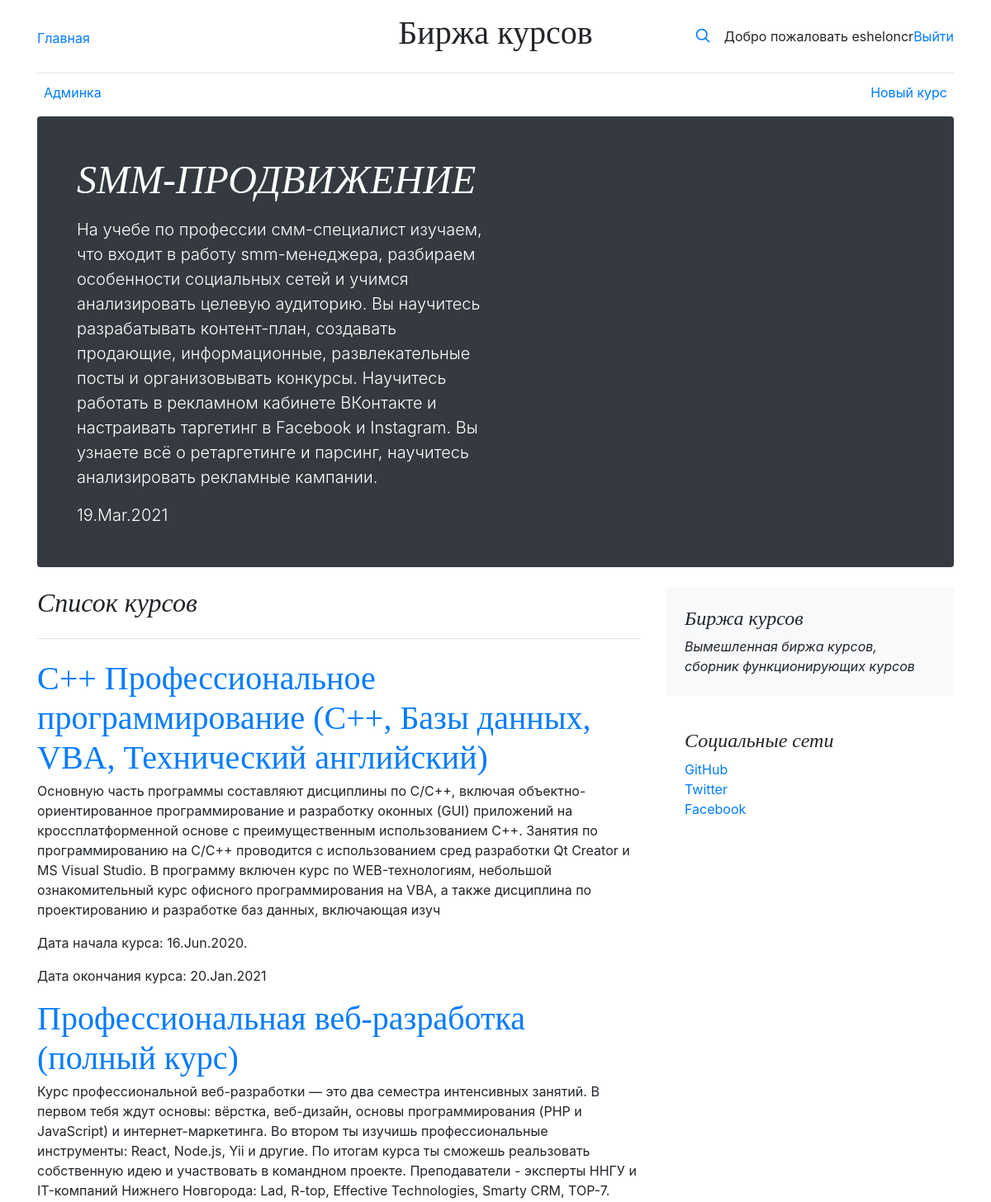
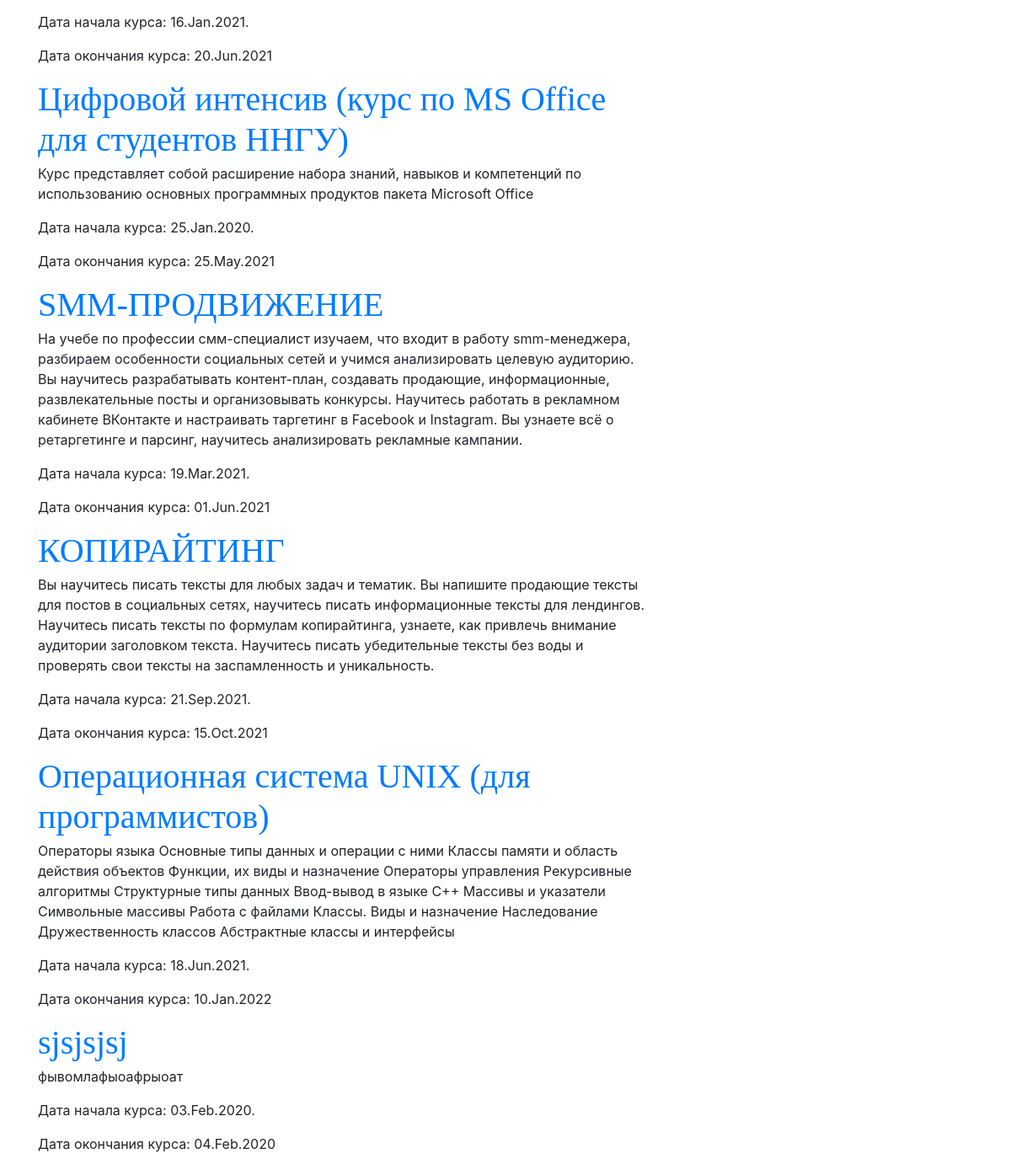
The app's page / (signed in) with its own data (2 pictures, top to bottom).
### courses/models.py (models this page shows, shortened)
class Course(models.Model):
    course_id = models.AutoField(primary_key=True)
    title = models.CharField(max_length=128,verbose_name="Название курса")
    description = models.TextField(max_length=512, verbose_name="Описание курса")
    start_date = models.DateField(verbose_name="Дата начала курса")
    end_date = models.DateField(verbose_name="Дата окончания курса")
    author = models.ForeignKey(User,verbose_name="Автор поста",on_delete=models.PROTECT, null=True)
    class Meta:
        verbose_name = "Курс"
        verbose_name_plural = "Курсы"

### courses/views.py (the view)
# urls.py: path("", catalog,name="index"),
def catalog(request):
    return render(request, "index.html")

### courses/templatetags/course_tag.py (called while the page is built)
@register.simple_tag()
def get_courses():
    now = timezone.now()
    return Course.objects.filter(start_date__gte=now).order_by("start_date").first()

@register.simple_tag()
def get_query():
    return Course.objects.all()

### courses/templates/index.html (shortened to what this page needs)
{% extends "base.html" %}
{% load course_tag %}
{% block content %}
<div class="container">
  <header class="blog-header py-3">
    <div class="row flex-nowrap justify-content-between align-items-center">
      <div class="col-4 pt-1">
        <a class="link-secondary" href="/">Главная</a>
      </div>
      <div class="col-4 text-center">
        <h1 class="title">Биржа курсов</h1>
      </div>
      <div class="col-4 d-flex justify-content-end align-items-center">
        <a class="link-secondary" href="#" aria-label="Search">
          <svg xmlns="http://www.w3.org/2000/svg" width="20" height="20" fill="none" stroke="currentColor" stroke-linecap="round" stroke-linejoin="round" stroke-width="2" class="mx-3" role="img" viewBox="0 0 24 24"><title>Search</title><circle cx="10.5" cy="10.5" r="7.5"/><path d="M21 21l-5.2-5.2"/></svg>
        </a>
        {% if request.user.is_authenticated %}
        <span>Добро пожаловать {{ request.user }}</span>
        <a href="logout">Выйти</a>
        {% else %}
        <a class="btn btn-sm btn-outline-secondary" href="register">Зарегистрироваться</a>
        <a href="login" class="btn btn-sm btn-outline-secondary">Войти</a>
        {% endif %}
      </div>
    </div>
  </header>
  <div class="nav-scroller py-1 mb-2">
    <nav class="nav d-flex justify-content-between">
      {% if request.user.is_superuser %}
        <a class="p-2 link-secondary" href="admin">Админка</a>
      {% endif %}
      <a class="p-2 link-secondary" href="new">Новый курс</a>
    </nav>
  </div>
</div>
<main class="container">
  <div class="p-4 p-md-5 mb-4 text-white rounded bg-dark">
    <div class="col-md-6 px-0">
      {% get_courses as db %}
      <h1 class="display-4 font-italic">{{ db.title }}</h1>
      <p class="lead my-3">{{ db.description }}</p>
      <p class="lead mb-0">{{ db.start_date|date:"d.M.Y" }}</p>
    </div>
  </div>
  <div class="row">
    <div class="col-md-8">
      <h2 class="pb-4 mb-4 font-italic border-bottom">
        Список курсов
      </h2>
      <article class="blog-post">
        {% get_query as bd %}
        {% for course in bd %}
          <h3 class="blog-post-title"><a href="course/{{ course.pk }}">{{ course.title}}</a></h3>
          <p>{{ course.description }}</p>
          <p>Дата начала курса: {{ course.start_date|date:"d.M.Y." }}</p>
          <p>Дата окончания курса: {{ course.end_date|date:"d.M.Y" }}</p>
        {% endfor %}
      </article>
    </div>
    <div class="col-md-4">
      <div class="p-4 mb-3 bg-light rounded">
        <h4 class="font-italic">Биржа курсов</h4>
        <p class="mb-0"><em>Вымешленная биржа курсов, сборник функционирующих курсов </em></p>
      </div>
      <div class="p-4">
        <h4 class="font-italic">Социальные сети</h4>
        <ol class="list-unstyled">
          <li><a href="http://github.com/esheloncr">GitHub</a></li>
          <li><a href="#">Twitter</a></li>
          <li><a href="#">Facebook</a></li>
        </ol>
      </div>
    </div>
  </div>
</main>
{% endblock content %}

### courses/static/css/style.rtl.css (style rules this page uses)
.blog-header { line-height: 1; border-bottom: 1px solid #e5e5e5; }
h1, h2, h3, h4, h5, h6 { font-family: Amiri, Georgia, "Times New Roman", serif; }
.display-4 { font-size: 2.5rem; }
@media (min-width: 768px) { .display-4 { font-size: 3rem; } }
.nav-scroller { position: relative; z-index: 2; height: 2.75rem; overflow-y: hidden; }
.nav-scroller .nav { display: flex; flex-wrap: nowrap; padding-bottom: 1rem; margin-top: -1px; overflow-x: auto; text-align: center; white-space: nowrap; -webkit-overflow-scrolling: touch; }
.blog-post { margin-bottom: 4rem; }
.blog-post-title { margin-bottom: .25rem; font-size: 2.5rem; }

### records on screen
Course: title "SMM-ПРОДВИЖЕНИЕ", description "На учебе по профессии смм-специалист изучаем, что входит в работу smm-менеджера, разбираем особенности социальных сетей и учимся анализировать целевую аудиторию. Вы научитесь разрабатывать контент-план, создавать продающие, информационные, развлекательные посты и организовывать конкурсы. Научитесь работать в рекламном кабинете ВКонтакте и настраивать таргетинг в Facebook и Instagram. Вы узнаете всё о ретаргетинге и парсинг, научитесь анализировать рекламные кампании.", start_date "19.Mar.2021", start_date "19.Mar.2021.", end_date "01.Jun.2021"
Course: title "C++ Профессиональное программирование (C++, Базы данных, VBA, Технический английский)", description "Основную часть программы составляют дисциплины по С/С++, включая объектно-ориентированное программирование и разработку оконных (GUI) приложений на кроссплатформенной основе с преимущественным использованием C++. Занятия по программированию на C/C++ проводится с использованием сред разработки Qt Creator и MS Visual Studio. В программу включен курс по WEB-технологиям, небольшой ознакомительный курс офисного программирования на VBA, а также дисциплина по проектированию и разработке баз данных, включающая изуч", start_date "16.Jun.2020.", end_date "20.Jan.2021"
Course: title "Профессиональная веб-разработка (полный курс)", description "Курс профессиональной веб-разработки — это два семестра интенсивных занятий. В первом тебя ждут основы: вёрстка, веб-дизайн, основы программирования (PHP и JavaScript) и интернет-маркетинга. Во втором ты изучишь профессиональные инструменты: React, Node.js, Yii и другие. По итогам курса ты сможешь реальзовать собственную идею и участвовать в командном проекте. Преподаватели - эксперты ННГУ и IT-компаний Нижнего Новгорода: Lad, R-top, Effective Technologies, Smarty CRM, TOP-7.", start_date "16.Jan.2021.", end_date "20.Jun.2021"
Course: title "Цифровой интенсив (курс по MS Office для студентов ННГУ)", description "Курс представляет собой расширение набора знаний, навыков и компетенций по использованию основных программных продуктов пакета Microsoft Office", start_date "25.Jan.2020.", end_date "25.May.2021"
Course: title "КОПИРАЙТИНГ", description "Вы научитесь писать тексты для любых задач и тематик. Вы напишите продающие тексты для постов в социальных сетях, научитесь писать информационные тексты для лендингов. Научитесь писать тексты по формулам копирайтинга, узнаете, как привлечь внимание аудитории заголовком текста. Научитесь писать убедительные тексты без воды и проверять свои тексты на заспамленность и уникальность.", start_date "21.Sep.2021.", end_date "15.Oct.2021"
Course: title "Операционная система UNIX (для программистов)", description "Операторы языка Основные типы данных и операции с ними Классы памяти и область действия объектов Функции, их виды и назначение Операторы управления Рекурсивные алгоритмы Структурные типы данных Ввод-вывод в языке С++ Массивы и указатели Символьные массивы Работа с файлами Классы. Виды и назначение Наследование Дружественность классов Абстрактные классы и интерфейсы", start_date "18.Jun.2021.", end_date "10.Jan.2022"
Course: title "sjsjsjsj", description "фывомлафыоафрыоат", start_date "03.Feb.2020.", end_date "04.Feb.2020"

### other values on screen
{{ request.user }} "esheloncr"
